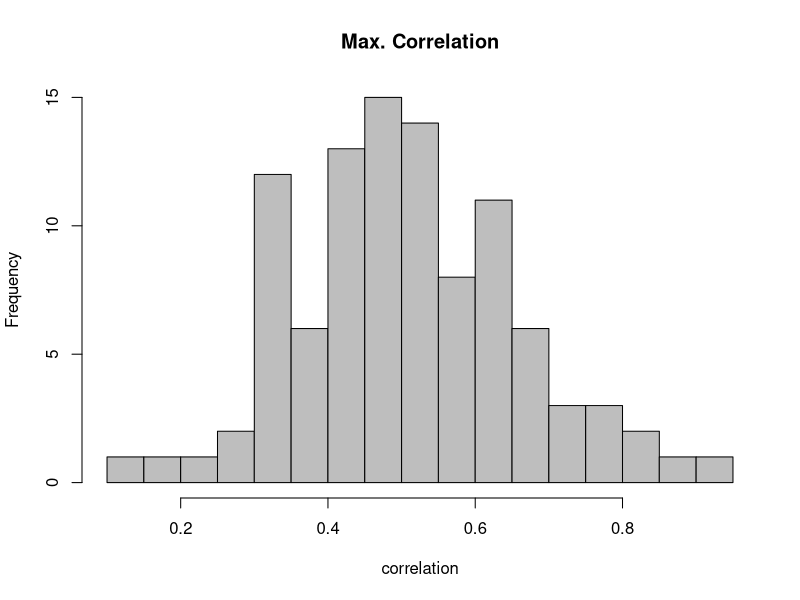
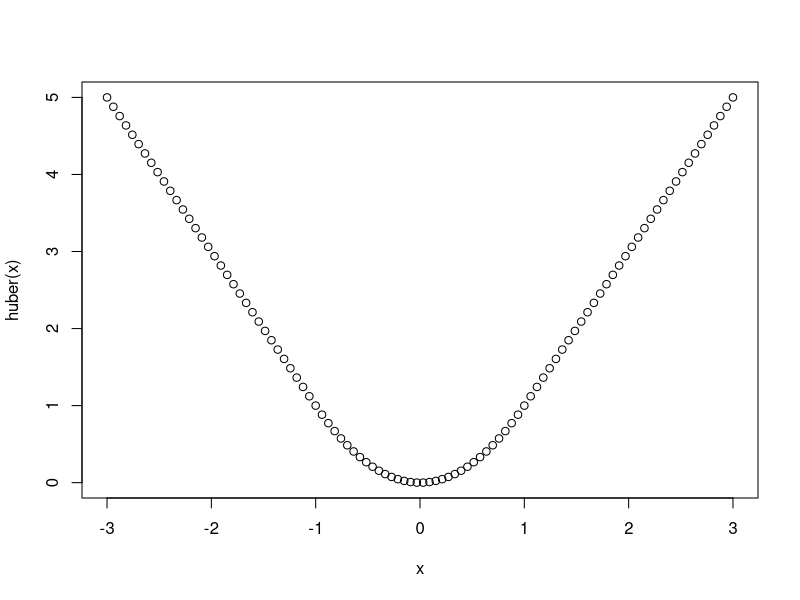
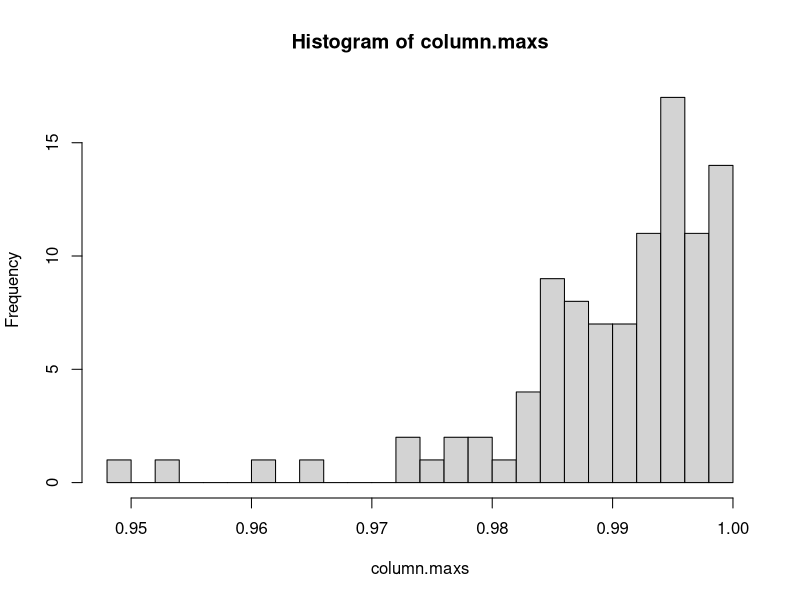

These charts were generated, in order, by the following R code:
## ---- chunk 1
# Calculate quantiles of the Pareto distribution
# Inputs: desired quantile (p)
  # exponent of the distribution (exponent)
  # lower threshold of the distribution (threshold)
# Outputs: the pth quantile
qpareto.1 <- function(p, exponent, threshold) {
  q <- threshold*((1-p)^(-1/(exponent-1)))
  return(q)
}
## ---- chunk 2
# Calculate quantiles of the Pareto distribution
# Inputs: desired quantile (p)
  # exponent of the distribution (exponent)
  # lower threshold of the distribution (threshold)
# Outputs: the pth quantile
qpareto.1 <- function(p, exponent, threshold) {
  q <- threshold*((1-p)^(-1/(exponent-1)))
  return(q)
}
## ---- chunk 3
# alpha = 2.33, x_0 = 6e8, p = 0.5
6e8 * (1-0.5)^(-1/(2.33-1))

# alpha = 2.33, x_0 = 6e8, p = 0.4
6e8 * (1-0.4)^(-1/(2.33-1))

# alpha = 2.5, x_0 = 1e6, p = 0.92
1e6 * (1-0.92)^(-1/(2.5-1))
## ---- chunk 4
qpareto.1(p=0.5, exponent=2.33, threshold=6e8)
qpareto.1(p=0.4, exponent=2.33, threshold=6e8)
qpareto.1(p=0.92, exponent=2.5, threshold=1e6)
## ---- chunk 5
# Calculate quantiles of the Pareto distribution
# Inputs: desired quantile (p)
  # exponent of the distribution (exponent)
  # lower threshold of the distribution (threshold)
  # flag for whether to give lower or upper quantiles (lower.tail)
# Outputs: the pth quantile
qpareto.2 <- function(p, exponent, threshold, lower.tail=TRUE) {
  if(lower.tail==FALSE) {
    p <- 1-p
  }
  q <- threshold*((1-p)^(-1/(exponent-1)))
  return(q)
}

qpareto.2(p=0.92, exponent=2.5, threshold=1e6)
qpareto.2(p=0.92, exponent=2.5, threshold=1e6, lower.tail=FALSE)
## ---- chunk 6
# (Unrelated to the quantile functions)
# Function to return the biggest correlation of 5 length-10 Gaussian vectors
# Takes no arguments, so it can be used in a simulation
random.correlation.max = function(){
  #Draw a 10x5 matrix of Gaussians
  X = matrix(rnorm(50),nrow=10,ncol=5)
  #Compute the correlation matrix
  cor.matrix = cor(X)
  #Find the biggest entry, making sure to avoid the diagonal (which is all 1)
  return(max(cor.matrix[upper.tri(cor.matrix)]))
}

#Draw 100 samples and plot them
hist(replicate(100,random.correlation.max()),20,col='grey', main="Max. Correlation",xlab='correlation')
## ---- chunk 7
# Calculate quantiles of the Pareto distribution
# Inputs: desired quantile (p)
  # exponent of the distribution (exponent)
  # lower threshold of the distribution (threshold)
  # flag for whether to give lower or upper quantiles (lower.tail)
# Outputs: the pth quantile
qpareto.3 <- function(p, exponent, threshold, lower.tail=TRUE) {
  if(lower.tail==FALSE) {
    p <- 1-p
  }
  q <- qpareto.1(p, exponent, threshold)
  return(q)
}
## ---- chunk 8
# A very simple function that adds one to its argument
add.one = function(x){
  x+1
}

# A function that calls add.one to do its addition
add.stuff = function(x){
  return(add.one(x))
}

# See? We can add!
add.stuff(3)

# A terrible job rewriting add.one
add.one = function(x){
  x+2
}

#Now what?
add.stuff(3)
## ---- chunk 9
# Calculate quantiles of the Pareto distribution
# Inputs: desired quantile (p)
  # exponent of the distribution (exponent)
  # lower threshold of the distribution (threshold)
  # flag for whether to give lower or upper quantiles (lower.tail)
# Outputs: the pth quantile
qpareto.4 <- function(p, exponent, threshold, lower.tail=TRUE) {
  #browser()
  stopifnot(p >= 0, p <= 1, exponent > 1, threshold > 0)
  q <- qpareto.3(p,exponent,threshold,lower.tail)
  return(q)
}
## ---- chunk 10
# Generate random numbers from the Pareto distribution
# Inputs: number of random draws (n)
  # exponent of the distribution (exponent)
  # lower threshold of the distribution (threshold)
# Outputs: vector of random numbers
rpareto <- function(n,exponent,threshold) {
  x <- vector(length=n)
  for (i in 1:n) {
    x[i] <- qpareto.4(p=runif(1),exponent=exponent,threshold=threshold)
  }
  return(x)
}
## ---- chunk 11
# Generate random numbers from the Pareto distribution
# Inputs: number of random draws (n)
  # exponent of the distribution (exponent)
  # lower threshold of the distribution (threshold)
# Outputs: vector of random numbers
rpareto.1 <- function(n,exponent,threshold) {
  x <- vector(length=n)
  for (i in 1:n) {
    x[i] <- qpareto.4(p=runif(1),exponent=exponent,threshold=threshold)
  }
  return(x)
}

# Generate random numbers from the Pareto distribution
# Inputs: number of random draws (n)
  # exponent of the distribution (exponent)
  # lower threshold of the distribution (threshold)
# Outputs: vector of random numbers
rpareto.2 <- function(n,exponent,threshold) {
  x = replicate(n, qpareto.4(p=runif(1),exponent=exponent,threshold=threshold))
  return(x)
}

system.time(rpareto.1(10000,exponent=2.5,threshold=1))
system.time(rpareto.2(10000,exponent=2.5,threshold=1))
## ---- chunk 12
#Our `qpareto1` functions can handle vector `p` arguments just fine.
qpareto.4(c(.1,.2,.3), 2.5, 1)

# Generate random numbers from the Pareto distribution
# Inputs: number of random draws (n)
  # exponent of the distribution (exponent)
  # lower threshold of the distribution (threshold)
# Outputs: vector of random numbers
rpareto.3 <- function(n,exponent,threshold) {
  x = qpareto.4(p=runif(n), exponent=exponent, threshold=threshold)
  return(x)
}
system.time(rpareto.3(10000,exponent=2.5,threshold=1))

## ---- chunk 13
    # Calculate Huber's loss function
# Input: vector of numbers x
# Return: x^2 for |x|<1, 2|x|-1 otherwise
huber <- function(x) {
  return(ifelse(abs(x) <= 1, x^2, 2*abs(x)-1))
}
x = seq(from=-3,to=3,length.out=100)
plot(x,huber(x))
## ---- chunk 14
# Get some long vectors
n = 100000
a = rnorm(n)
b = rnorm(n)
# Find the inner product with a for loop
system.time({
total = 0
for(i in 1:length(a)){total = total + a[i]*b[i]}
})
# Find the inner product with matrix operations
system.time({
a %*% b #R handles vector dimensions in a funny way here.  Read ?matmult
})
## ---- chunk 15
# Get some long vectors
n = 100000
a = rnorm(n)
b = rnorm(n)

# Find the sum with a for loop, don't preallocate memory
system.time({
total = numeric(0) #Don't actually allocate any space
for(i in 1:length(a)){total[i] = a[i]+b[i]}
})

# Find the sum with a for loop, allocate memory all at once
system.time({
total = numeric(n) #Allocate space ahead of time
for(i in 1:length(a)){total[i] = a[i]+b[i]}
})

# Find the inner product with matrix operations
system.time({
a + b #R handles vector dimensions in a funny way here.  Read ?matmult
})
## ---- chunk 16
#Make a 100x100 matrix of uniform [0,1] variables
X = matrix(runif(10000),nrow=100,ncol=100)
#Find the maximum of each column
column.maxs = apply(X, MARGIN = 2, FUN = max)
#Plot a histogram.  Do you know the distribution?
hist(column.maxs,20)
## ---- chunk 17
#Make a matrix
X = matrix(rnorm(12),nrow=4,ncol=3)
X
#We would expect the following to all return 3x3 matrices
t(X) %*% X
t(X[1:3,]) %*% X[1:3,]
t(X[1:2,]) %*% X[1:2,]
t(X[1,]) %*% X[1,]
## ---- chunk 18
    dim(X)
    dim(X[1:2,])
    dim(X[1,])
## ---- chunk 19
dim(X)
length(X)
dim(X[,1])
length(X[,1])
## ---- chunk 20
dim(X[,1,drop=FALSE])
length(X[,1,drop=FALSE])
t(X[1,,drop=FALSE]) %*% X[1,,drop=FALSE]
## ---- chunk 21
# Function to return the correlation matrix of 5 length-10 Gaussian vectors
random.correlation.matrix = function(){
  #Draw a 10x5 matrix of Gaussians
  X = matrix(rnorm(50),nrow=10,ncol=5)
  #Compute the correlation matrix
  cor.matrix = cor(X)
  cor.matrix
}
#Function to compute summaries of a correlation matrix
matrix.extremes = function(M){
  #Extract the off-diagonal entries
  off.diagonal = M[upper.tri(M)]
  #Return the largest and smallest off-diagonal entries
  return(list(max = max(off.diagonal), min = min(off.diagonal)))
}
matrix.extremes(random.correlation.matrix())
replicate(5,matrix.extremes(random.correlation.matrix()))
## ---- chunk 22
# Generate random numbers from the Pareto distribution
# Inputs: number of random draws (n)
  # exponent of the distribution (exponent)
  # lower threshold of the distribution (threshold)
# Outputs: vector of random numbers
rpareto.3 <- function(n,exponent,threshold) {
  x = qpareto.4(p=runif(n), exponent=exponent, threshold=threshold)
  return(x) #If n>1, this is a vector!
}

#This will return a vector of 10 things:
rpareto.3(10,2.5,1)
